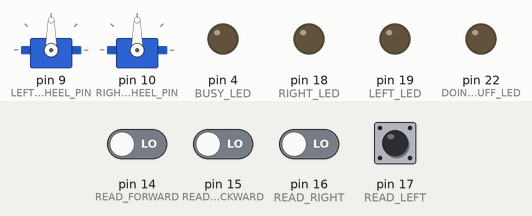
Recording of a sketch running on a simulated Arduino Mega 2560, built with avr-gcc and run on an emulated ATmega2560. Parts: 2 × servo, output pins drawn as LEDs (lit = HIGH). Dashed ring = blinking. The inputs (shaded band) are chosen by the test bench; at power-on: pin 14 (READ_FORWARD), pin 15 (READ_BACKWARD), pin 16 (READ_RIGHT), pin 17 (READ_LEFT) LOW.

Above: at 1.2 s.
1.3 s: pin 14 (READ_FORWARD) driven HIGH
At 2.1 s:
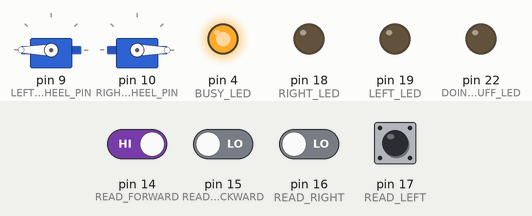
4.3 s: pin 15 (READ_BACKWARD) driven HIGH
At 4.7 s:
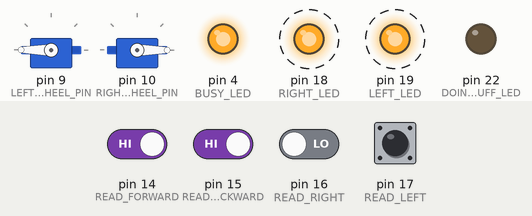
7.3 s: pin 14 (READ_FORWARD) driven LOW
At 8.1 s:
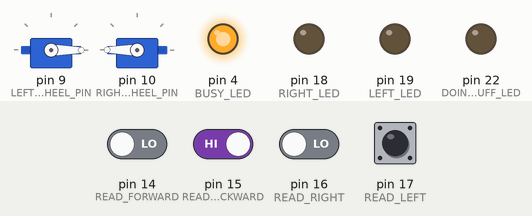
10.3 s: pin 14 (READ_FORWARD) driven HIGH
At 10.7 s:
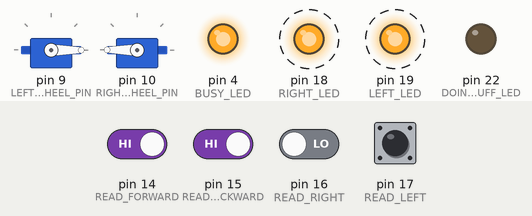
13.3 s: pin 15 (READ_BACKWARD) driven LOW
At 14.1 s:
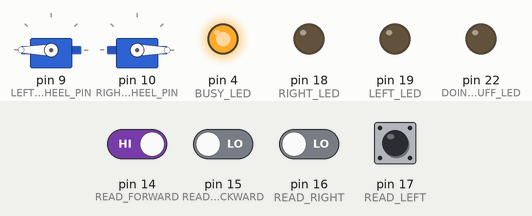
16.3 s: pin 14 (READ_FORWARD) driven LOW and pin 16 (READ_RIGHT) driven HIGH
At 16.5 s:
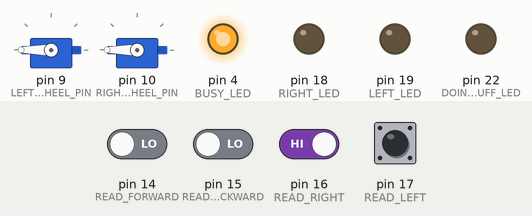
Timing chart, 0 to 19.3 s (numbered marks = the images above; inputs shaded):
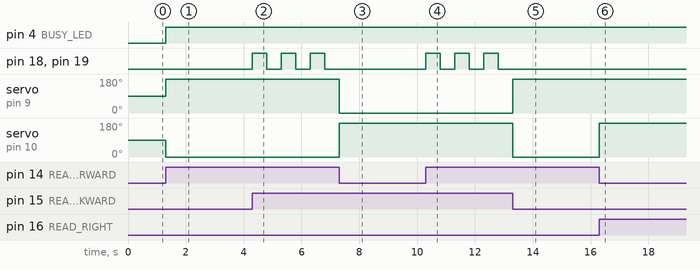

Measured:
- after the input at 1.3 s, pin 4 (BUSY_LED): LOW → HIGH at once; servo on pin 9 (LEFT_WHEEL_PIN): 90° → 180° at once; servo on pin 10 (RIGHT_WHEEL_PIN): 90° → 0° at once
- after the input at 4.3 s, pin 18 (RIGHT_LED), pin 19 (LEFT_LED): alternates HIGH for 0.50 s and LOW for 0.50 s, starting at once
- after the input at 7.3 s, pin 18 (RIGHT_LED), pin 19 (LEFT_LED): stops changing and stays LOW; servo on pin 9 (LEFT_WHEEL_PIN): 180° → 0° at once; servo on pin 10 (RIGHT_WHEEL_PIN): 0° → 180° at once
- after the input at 10.3 s, pin 18 (RIGHT_LED), pin 19 (LEFT_LED): alternates HIGH for 0.50 s and LOW for 0.50 s, starting at once
- after the input at 13.3 s, pin 18 (RIGHT_LED), pin 19 (LEFT_LED): stops changing and stays LOW; servo on pin 9 (LEFT_WHEEL_PIN): 0° → 180° at once; servo on pin 10 (RIGHT_WHEEL_PIN): 180° → 0° at once
- after the input at 16.3 s, servo on pin 10 (RIGHT_WHEEL_PIN): 0° → 180° at once

The sketch:

ProtoBot.ino
```cpp
#include <Servo.h>

#define LEFT_WHEEL_PIN 9
#define RIGHT_WHEEL_PIN 10

#define READ_FORWARD 14
#define READ_BACKWARD 15
#define READ_RIGHT 16
#define READ_LEFT 17

#define RIGHT_LED 18
#define LEFT_LED 19

#define DOING_STUFF_LED 22
#define BUSY_LED 4

Servo left_wheel;
Servo right_wheel;


void setup()
{
  left_wheel.attach(LEFT_WHEEL_PIN);
  right_wheel.attach(RIGHT_WHEEL_PIN);

  pinMode(READ_FORWARD, INPUT);
  pinMode(READ_BACKWARD, INPUT);
  pinMode(READ_RIGHT, INPUT);
  pinMode(READ_LEFT, INPUT);

  pinMode(RIGHT_LED, OUTPUT);
  pinMode(LEFT_LED, OUTPUT);

  pinMode(DOING_STUFF_LED, OUTPUT);
  pinMode(BUSY_LED, OUTPUT);
}

void loop()
{

  //SPECIAL MOVE (in this case hold forward and back at the same time to
  //activate front lights
  if (digitalRead(READ_FORWARD) && digitalRead(READ_BACKWARD)) {
    indicate_busy();
    toggle_front_lights();
    delay(500);
    indicate_free();
  }
  else if (digitalRead(READ_FORWARD) == HIGH) {
    indicate_busy();
    attach_wheels();
    start_moving_forward();
    delay(1000);                       // moves forward for 1000ms, and then listens again
    indicate_free();
  } else if (digitalRead(READ_BACKWARD) == HIGH) {
    indicate_busy();
    attach_wheels();
    start_moving_backward();
    delay(1000);                       // moves backward for 1000ms, and then listens again
    indicate_free();
  } else if (digitalRead(READ_RIGHT) == HIGH) {
    indicate_busy();
    attach_wheels();
    start_turning_right();
    delay(200);                       // rotates right for 200ms, and then listens again
    indicate_free();
  } else if (digitalRead(READ_LEFT) == HIGH) {
    indicate_busy();
    attach_wheels();
    start_turning_left();
    delay(200);                       // rotates left for 200ms, and then listens again
    indicate_free();
  }
  detach_wheels();
}


//SPECIAL MOVES (hold specific combo of two or more buttons down simultaneously to activate)
void toggle_front_lights() {
  if (digitalRead(RIGHT_LED) == HIGH) {
    digitalWrite(RIGHT_LED, LOW);
    digitalWrite(LEFT_LED, LOW);
  } else {
    digitalWrite(RIGHT_LED, HIGH);
    digitalWrite(LEFT_LED, HIGH);
  }
}

//INDICATE WHETHER LISTENING OR BUSY
void indicate_busy() {
  digitalWrite(DOING_STUFF_LED, LOW);
  digitalWrite(BUSY_LED, HIGH);
}

void indicate_free() {
  digitalWrite(DOING_STUFF_LED, HIGH);
  digitalWrite(BUSY_LED, LOW);
}

//ATTACH/DETACH (continuous-rotation servos always moving slightly unless detached)

void attach_wheels() {
  left_wheel.attach(LEFT_WHEEL_PIN);
  right_wheel.attach(RIGHT_WHEEL_PIN);
}

void detach_wheels() {
  left_wheel.detach();
  right_wheel.detach();
}

//MOVEMENT Subroutines

void start_moving_forward() {
  left_wheel.write(180);
  right_wheel.write(0);
}

void start_moving_backward() {
  left_wheel.write(0);
  right_wheel.write(180);
}

void start_turning_left() {
  left_wheel.write(0);
  right_wheel.write(0);
}

void start_turning_right() {
  left_wheel.write(180);
  right_wheel.write(180);
}
```
